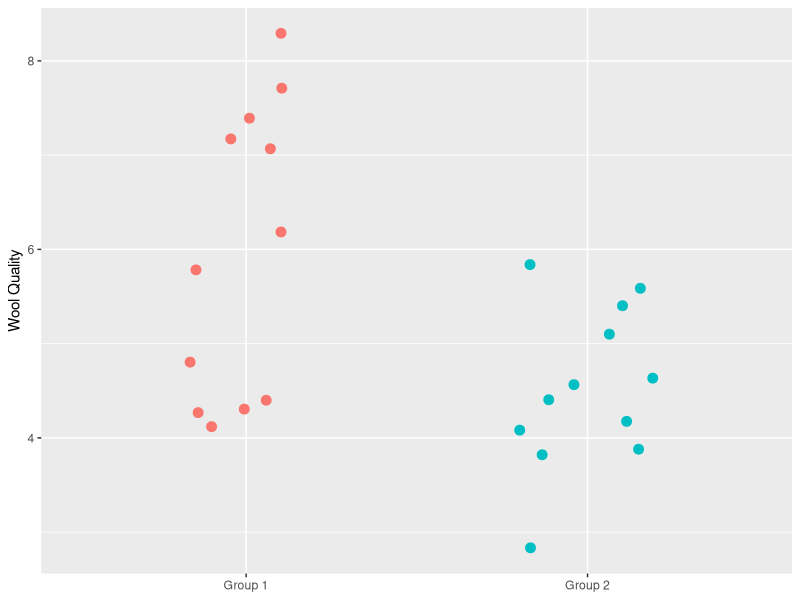
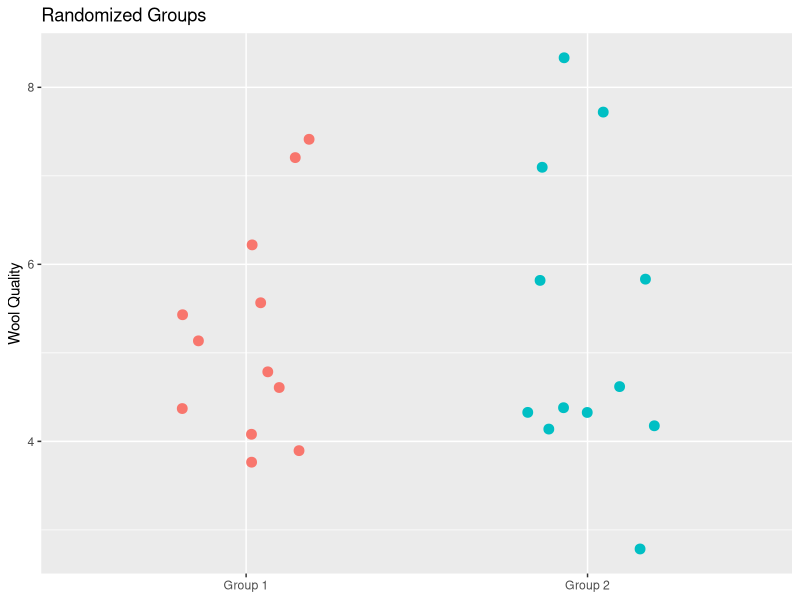
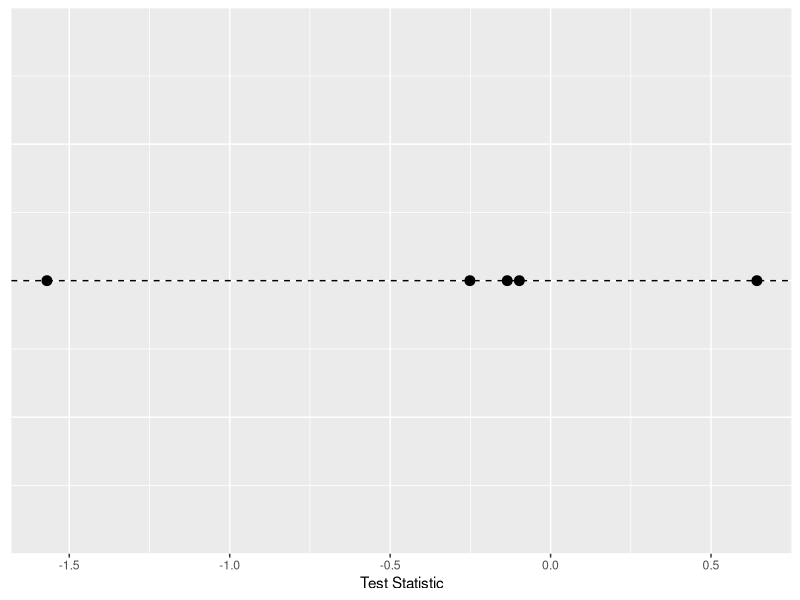
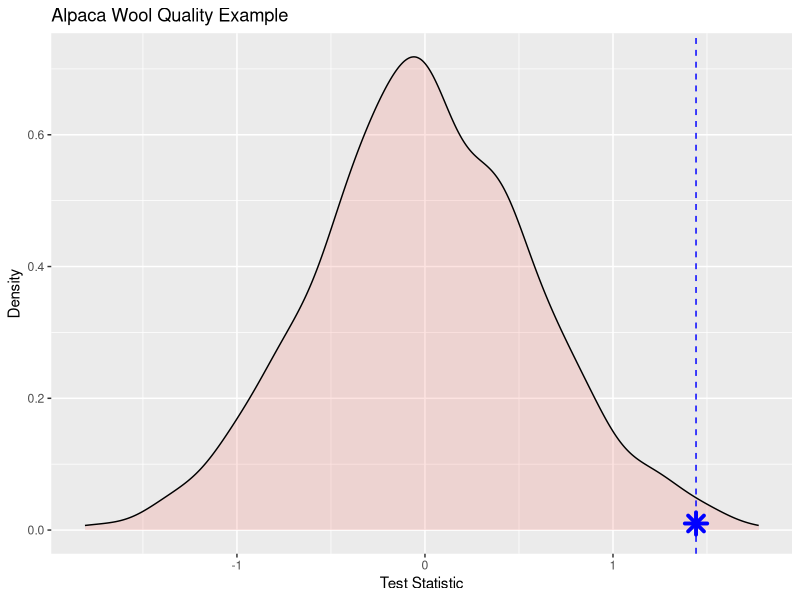
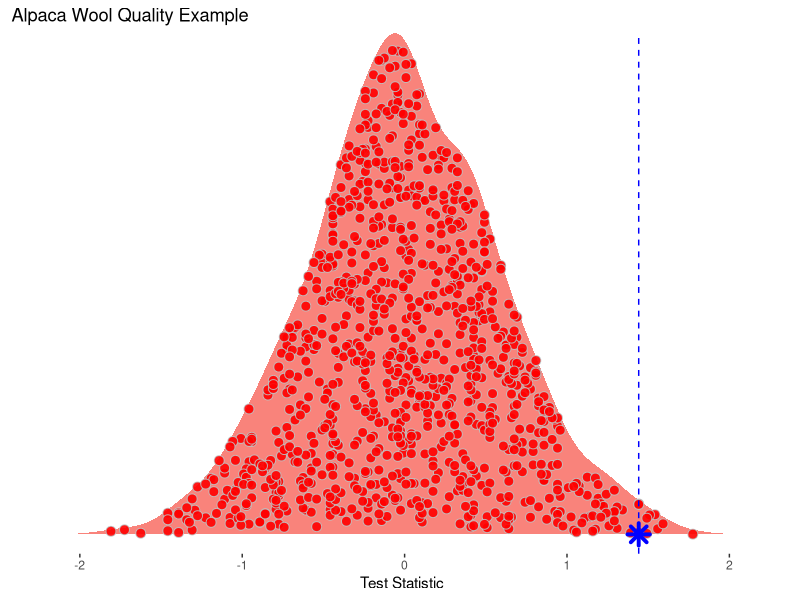

Reproduce these figures in R, in order.
## ---- chunk 1
set.seed(3625)
knitr::opts_chunk$set(echo = TRUE,fig.align="center")
## ---- chunk 2
require(tidyverse)
require(ggridges)
## ---- chunk 3
alpacas <- tibble(`Group 1` = c(4.1,7.1,6.2,4.8,4.3,4.3,7.7,8.3,7.4,7.2,5.8,4.4),
                  `Group 2` = c(5.1,4.4,3.9,5.4,2.8,4.6,4.6,4.1,5.6,4.2,5.8,3.8))
# make it long just to plot and keep in good mental shape for
# data wrangling!
alapcasLong <- alpacas %>% pivot_longer(cols = everything(),
                                        names_to = "group",
                                        values_to = "woolQuality")

alapcasLong %>% ggplot(mapping = aes(y=woolQuality,x=group,color=group)) +
  geom_jitter(width=0.2,size=3) +
  labs(x=NULL, 
       y = "Wool Quality") +
  theme(legend.position = "none")

## ---- chunk 4
# Calculate the observed difference in means
testStat <- mean(alpacas$`Group 1`) - mean(alpacas$`Group 2`)
testStat
## ---- chunk 5
# here are the wool quality data alone broken into two random samples
allWQ <- alapcasLong$woolQuality
n <- length(allWQ)
samps2get <- sample(1:n,n/2)
group1Samp <- allWQ[samps2get]
group2Samp <- allWQ[-samps2get]
sampsPermute1 <- tibble(`Group 1`=group1Samp,`Group 2`=group2Samp) %>% 
  pivot_longer(cols = everything(),
               names_to = "group",
               values_to = "woolQuality")

sampsPermute1 %>% ggplot(mapping = aes(y=woolQuality,x=group,color=group)) +
  geom_jitter(width=0.2,size=3) +
  labs(title="Randomized Groups", 
       x=NULL, 
       y = "Wool Quality") +
  theme(legend.position = "none")
## ---- chunk 6
testStatPermute1 <- mean(group1Samp)-mean(group2Samp)
testStatPermute1
## ---- chunk 7
samps2get <- sample(1:n,n/2)
group1Samp <- allWQ[samps2get]
group2Samp <- allWQ[-samps2get]
testStatPermute2 <- mean(group1Samp)-mean(group2Samp)
testStatPermute2
## ---- chunk 8
samps2get <- sample(1:n,n/2)
group1Samp <- allWQ[samps2get]
group2Samp <- allWQ[-samps2get]
testStatPermute3 <- mean(group1Samp)-mean(group2Samp)

samps2get <- sample(1:n,n/2)
group1Samp <- allWQ[samps2get]
group2Samp <- allWQ[-samps2get]
testStatPermute4 <- mean(group1Samp)-mean(group2Samp)

samps2get <- sample(1:n,n/2)
group1Samp <- allWQ[samps2get]
group2Samp <- allWQ[-samps2get]
testStatPermute5 <- mean(group1Samp)-mean(group2Samp)
## ---- chunk 9
ggplot() +
  geom_hline(yintercept = 0,linetype="dashed") + 
  geom_jitter(mapping = aes(x=testStatPermute1,y=0),size=3,
              height = 0, width=0.1) +
  geom_jitter(mapping = aes(x=testStatPermute2,y=0),size=3,
              height = 0, width=0.1) +
  geom_jitter(mapping = aes(x=testStatPermute3,y=0),size=3,
              height = 0, width=0.1) +
  geom_jitter(mapping = aes(x=testStatPermute4,y=0),size=3, 
              height = 0, width=0.1) +
  geom_jitter(mapping = aes(x=testStatPermute5,y=0),size=3, 
              height = 0, width=0.1) +
  labs(x="Test Statistic") + 
  theme(axis.line.y=element_blank(),
        axis.title.y=element_blank(),
        axis.text.y=element_blank(),
        axis.ticks.y =element_blank())
## ---- chunk 10
m <- 1e3
testStatPermute <- numeric()

for(i in 1:m){
  n <- length(allWQ)
  samps2get <- sample(1:n,n/2)
  group1Samp <- allWQ[samps2get]
  group2Samp <- allWQ[-samps2get]
  testStatPermute[i] <- mean(group1Samp)-mean(group2Samp)
}
head(testStatPermute)
## ---- chunk 11
ggplot() + 
  geom_density(aes(x=testStatPermute,fill="red"),alpha=0.2) + 
  geom_vline(xintercept = testStat,color="blue",linetype="dashed") + 
  geom_point(aes(x=testStat,y=0.01),size=4,shape=8,color="blue",stroke=2) + 
  labs(title = "Alpaca Wool Quality Example",y="Density",x="Test Statistic") + 
  theme(legend.position="none")
## ---- chunk 12
pval <- sum(testStatPermute > testStat) / m
pval
## ---- chunk 13
ggplot() + 
  geom_density_ridges(aes(x=testStatPermute,y=rep("",m),fill="red"),
                      color=NA,
                      alpha=0.9, point_color="grey", point_shape=21,
                      point_fill="red",point_size=3,
                      jittered_points = TRUE) + 
  geom_vline(xintercept = testStat,color="blue",linetype="dashed") + 
  geom_point(aes(x=testStat,y=1),size=4,shape=8,color="blue",stroke=2) + 
  scale_y_discrete(expand=c(0,0.05)) + 
  labs(title = "Alpaca Wool Quality Example",x="Test Statistic") +
  theme(axis.line.y=element_blank(),
        axis.title.y=element_blank(),
        axis.text.y=element_blank(),
        axis.ticks.y =element_blank(),
        #axis.line.x=element_blank(),
        #axis.title.x=element_blank(),
        #axis.text.x=element_blank(),
        #axis.ticks.x =element_blank(),
        legend.position="none",
        panel.background=element_blank(),
        panel.border=element_blank(),
        panel.grid.major=element_blank(),
        panel.grid.minor=element_blank(),
        plot.background=element_blank())

## ---- chunk 14
rollSummary <- tibble(value=1:6,
                      n = c(8,9,18,7,8,10)) 
rollSummary
## ---- chunk 15
# number of times I rolled the die
nRolls <- sum(rollSummary$n) #60
# the expected outcome for each value nRolls/6=10
Expected <- rep(10,6)
Observed <- rollSummary$n
# here is my test statistic. A chi sq in this case
obsXsq <- sum((Observed - Expected)^2 / Expected)
obsXsq
## ---- chunk 16
possibleValues <- seq(1,6,by=1)
ranRolls <- tibble(value=sample(x = possibleValues,
                                size = nRolls,
                                replace = TRUE)) 
ranRollsSummary <- ranRolls %>% count(value)
ranRollsSummary
## ---- chunk 17
randomXsq <- sum((ranRollsSummary$n - Expected)^2 / Expected)
randomXsq
